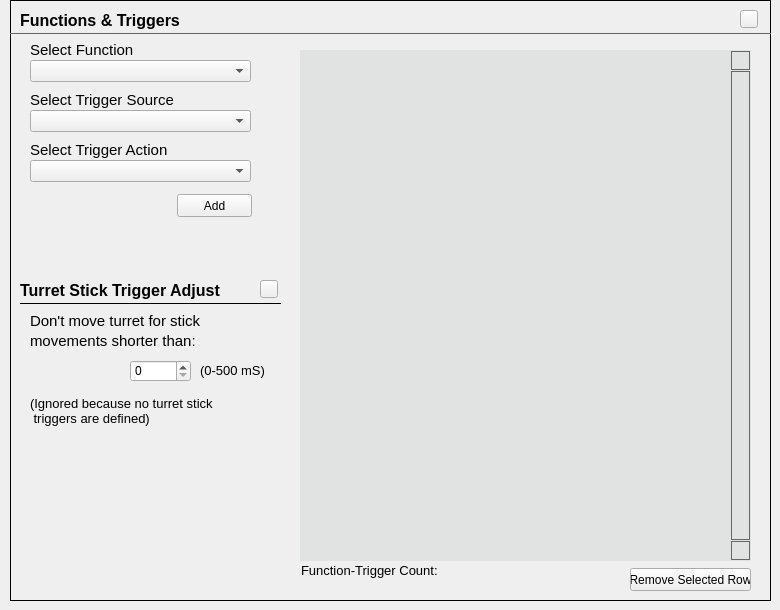
              <widget class="QWidget" name="pgFunctions">
               <widget class="FrameContent" name="frmFunctionTrigger">
                <property name="geometry">
                 <rect>
                  <x>10</x>
                  <y>0</y>
                  <width>761</width>
                  <height>601</height>
                 </rect>
                </property>
                <property name="frameShape">
                 <enum>QFrame::Box</enum>
                </property>
                <widget class="QLabel" name="label_42">
                 <property name="geometry">
                  <rect>
                   <x>10</x>
                   <y>10</y>
                   <width>311</width>
                   <height>21</height>
                  </rect>
                 </property>
                 <property name="font">
                  <font>
                   <pointsize>12</pointsize>
                   <weight>75</weight>
                   <bold>true</bold>
                  </font>
                 </property>
                 <property name="text">
                  <string>Functions &amp; Triggers</string>
                 </property>
                </widget>
                <widget class="HelpButton" name="hpbFunctions">
                 <property name="geometry">
                  <rect>
                   <x>730</x>
                   <y>10</y>
                   <width>18</width>
                   <height>18</height>
                  </rect>
                 </property>
                 <property name="maximumSize">
                  <size>
                   <width>18</width>
                   <height>18</height>
                  </size>
                 </property>
                 <property name="text">
                  <string/>
                 </property>
                </widget>
                <widget class="QFrame" name="frame_12">
                 <property name="geometry">
                  <rect>
                   <x>0</x>
                   <y>23</y>
                   <width>761</width>
                   <height>20</height>
                  </rect>
                 </property>
                 <property name="styleSheet">
                  <string notr="true">color: #666;</string>
                 </property>
                 <property name="frameShape">
                  <enum>QFrame::HLine</enum>
                 </property>
                 <property name="frameShadow">
                  <enum>QFrame::Plain</enum>
                 </property>
                </widget>
                <widget class="QLabel" name="label_50">
                 <property name="geometry">
                  <rect>
                   <x>190</x>
                   <y>360</y>
                   <width>71</width>
                   <height>21</height>
                  </rect>
                 </property>
                 <property name="font">
                  <font>
                   <pointsize>10</pointsize>
                  </font>
                 </property>
                 <property name="text">
                  <string>(0-500 mS)</string>
                 </property>
                </widget>
                <widget class="HelpButton" name="hpbIgnoreTurret">
                 <property name="geometry">
                  <rect>
                   <x>250</x>
                   <y>280</y>
                   <width>18</width>
                   <height>18</height>
                  </rect>
                 </property>
                 <property name="maximumSize">
                  <size>
                   <width>18</width>
                   <height>18</height>
                  </size>
                 </property>
                 <property name="text">
                  <string/>
                 </property>
                </widget>
                <widget class="QSpinBox" name="spinIgnoreTurretDelay">
                 <property name="geometry">
                  <rect>
                   <x>120</x>
                   <y>360</y>
                   <width>61</width>
                   <height>22</height>
                  </rect>
                 </property>
                 <property name="maximum">
                  <number>500</number>
                 </property>
                </widget>
                <widget class="QTableView" name="tblFunctionTriggers">
                 <property name="geometry">
                  <rect>
                   <x>290</x>
                   <y>50</y>
                   <width>451</width>
                   <height>511</height>
                  </rect>
                 </property>
                 <property name="font">
                  <font/>
                 </property>
                 <property name="styleSheet">
                  <string notr="true">/* ----------------------------------------------------------------------------------------------------------------------------*/
/* TABLE VIEW
/* ----------------------------------------------------------------------------------------------------------------------------*/
QTableView#tblFunctionTriggers{
    border: 1px solid #E1E3E3;
	background-color: #E1E3E3;
	alternate-background-color: #FFF;	/* Alternating colors  - non selected row, white*/
	selection-background-color: #FEBA2C; /* And this is the color of the selected row - my special orangeish-yellow */
}


/* ----------------------------------------------------------------------------------------------------------------------------*/
/* HEADERS
/* ----------------------------------------------------------------------------------------------------------------------------*/
QHeaderView::section{
	background: #39085A;
	background: #454F65;
	color: #FFF;
}
QHeaderView::down-arrow {
	image: url(:/images/tableheader_downarrow.png);
}
QHeaderView::up-arrow {
	image: url(:/images/tableheader_uparrow.png);
}

/* ----------------------------------------------------------------------------------------------------------------------------*/
/* TABLE VIEW - VERTICAL SCROLL BAR
/* ----------------------------------------------------------------------------------------------------------------------------*/
/* Scroll area */
QScrollBar:vertical {
     border: 0; /*1px solid #808080; */
     background: #FFF;	/* White */
     width: 19px;
     margin: 20px 0 20px 0;
 }
/* Scroll handle */
QScrollBar::handle:vertical {
	border: 1px solid #666;
     background: #E1E3E3; /* Dark purple grey */
     min-height: 20px;
 }

/* The up-arrow area */
QScrollBar::sub-line:vertical {
     border: 1px solid #666;
     background: #E1E3E3;
     height: 17px;
     subcontrol-position: top;
     subcontrol-origin: margin;
 }

/* The down-arrow area */
QScrollBar::add-line:vertical {
     border: 1px solid #666;
     background: #E1E3E3;
     height: 17px;
     subcontrol-position: bottom;
     subcontrol-origin: margin;
 }

QScrollBar::up-arrow:vertical {
	image: url(:/images/functiontableuparrow.png);
 }

/* Yes, we swap arrows when pressed. It looks cool. */
/* And for some reason we weren't able to change the background color, */
/* which is all we really wanted to do. */
QScrollBar::up-arrow:vertical:pressed {
 	image: url(:/images/functiontabledownarrow.png);
 }

QScrollBar::down-arrow:vertical {
	image: url(:/images/functiontabledownarrow.png);
}

QScrollBar::down-arrow:vertical:pressed {
	image: url(:/images/functiontableuparrow.png);
}

/* No idea what this is */
QScrollBar::add-page:vertical, QScrollBar::sub-page:vertical {
     background: none;
 }







</string>
                 </property>
                 <property name="frameShape">
                  <enum>QFrame::Box</enum>
                 </property>
                 <property name="frameShadow">
                  <enum>QFrame::Plain</enum>
                 </property>
                 <property name="verticalScrollBarPolicy">
                  <enum>Qt::ScrollBarAlwaysOn</enum>
                 </property>
                 <property name="alternatingRowColors">
                  <bool>true</bool>
                 </property>
                 <property name="selectionMode">
                  <enum>QAbstractItemView::SingleSelection</enum>
                 </property>
                 <property name="selectionBehavior">
                  <enum>QAbstractItemView::SelectRows</enum>
                 </property>
                 <property name="sortingEnabled">
                  <bool>true</bool>
                 </property>
                 <attribute name="horizontalHeaderDefaultSectionSize">
                  <number>215</number>
                 </attribute>
                 <attribute name="horizontalHeaderHighlightSections">
                  <bool>false</bool>
                 </attribute>
                 <attribute name="horizontalHeaderMinimumSectionSize">
                  <number>50</number>
                 </attribute>
                 <attribute name="verticalHeaderVisible">
                  <bool>false</bool>
                 </attribute>
                 <attribute name="verticalHeaderDefaultSectionSize">
                  <number>20</number>
                 </attribute>
                 <attribute name="verticalHeaderHighlightSections">
                  <bool>false</bool>
                 </attribute>
                 <attribute name="verticalHeaderMinimumSectionSize">
                  <number>20</number>
                 </attribute>
                 <attribute name="verticalHeaderShowSortIndicator" stdset="0">
                  <bool>false</bool>
                 </attribute>
                </widget>
                <widget class="SpecialFunctionComboBox" name="cboSelectFunction">
                 <property name="geometry">
                  <rect>
                   <x>20</x>
                   <y>60</y>
                   <width>221</width>
                   <height>22</height>
                  </rect>
                 </property>
                 <property name="insertPolicy">
                  <enum>QComboBox::InsertAlphabetically</enum>
                 </property>
                </widget>
                <widget class="QLabel" name="label_51">
                 <property name="geometry">
                  <rect>
                   <x>20</x>
                   <y>40</y>
                   <width>191</width>
                   <height>20</height>
                  </rect>
                 </property>
                 <property name="font">
                  <font>
                   <pointsize>11</pointsize>
                  </font>
                 </property>
                 <property name="text">
                  <string>Select Function</string>
                 </property>
                </widget>
                <widget class="QLabel" name="label_57">
                 <property name="geometry">
                  <rect>
                   <x>20</x>
                   <y>90</y>
                   <width>191</width>
                   <height>20</height>
                  </rect>
                 </property>
                 <property name="font">
                  <font>
                   <pointsize>11</pointsize>
                  </font>
                 </property>
                 <property name="text">
                  <string>Select Trigger Source</string>
                 </property>
                </widget>
                <widget class="TriggerSourceComboBox" name="cboTriggerSource">
                 <property name="geometry">
                  <rect>
                   <x>20</x>
                   <y>110</y>
                   <width>221</width>
                   <height>22</height>
                  </rect>
                 </property>
                </widget>
                <widget class="QLabel" name="label_58">
                 <property name="geometry">
                  <rect>
                   <x>20</x>
                   <y>140</y>
                   <width>191</width>
                   <height>20</height>
                  </rect>
                 </property>
                 <property name="font">
                  <font>
                   <pointsize>11</pointsize>
                  </font>
                 </property>
                 <property name="text">
                  <string>Select Trigger Action</string>
                 </property>
                </widget>
                <widget class="QComboBox" name="cboTriggerAction">
                 <property name="geometry">
                  <rect>
                   <x>20</x>
                   <y>160</y>
                   <width>221</width>
                   <height>22</height>
                  </rect>
                 </property>
                </widget>
                <widget class="QPushButton" name="cmdAddFunctionTrigger">
                 <property name="geometry">
                  <rect>
                   <x>167</x>
                   <y>194</y>
                   <width>75</width>
                   <height>23</height>
                  </rect>
                 </property>
                 <property name="text">
                  <string>Add</string>
                 </property>
                </widget>
                <widget class="QPushButton" name="cmdRemoveFunctionTrigger">
                 <property name="geometry">
                  <rect>
                   <x>620</x>
                   <y>568</y>
                   <width>121</width>
                   <height>23</height>
                  </rect>
                 </property>
                 <property name="text">
                  <string>Remove Selected Row</string>
                 </property>
                </widget>
                <widget class="QLabel" name="label_52">
                 <property name="geometry">
                  <rect>
                   <x>20</x>
                   <y>310</y>
                   <width>261</width>
                   <height>21</height>
                  </rect>
                 </property>
                 <property name="font">
                  <font>
                   <pointsize>11</pointsize>
                  </font>
                 </property>
                 <property name="text">
                  <string>Don't move turret for stick</string>
                 </property>
                </widget>
                <widget class="QLabel" name="label_56">
                 <property name="geometry">
                  <rect>
                   <x>20</x>
                   <y>330</y>
                   <width>181</width>
                   <height>21</height>
                  </rect>
                 </property>
                 <property name="font">
                  <font>
                   <pointsize>11</pointsize>
                  </font>
                 </property>
                 <property name="text">
                  <string>movements shorter than: </string>
                 </property>
                </widget>
                <widget class="QFrame" name="frame_13">
                 <property name="geometry">
                  <rect>
                   <x>10</x>
                   <y>295</y>
                   <width>261</width>
                   <height>16</height>
                  </rect>
                 </property>
                 <property name="frameShape">
                  <enum>QFrame::HLine</enum>
                 </property>
                 <property name="frameShadow">
                  <enum>QFrame::Plain</enum>
                 </property>
                </widget>
                <widget class="QLabel" name="label_43">
                 <property name="geometry">
                  <rect>
                   <x>10</x>
                   <y>280</y>
                   <width>231</width>
                   <height>21</height>
                  </rect>
                 </property>
                 <property name="font">
                  <font>
                   <pointsize>12</pointsize>
                   <weight>75</weight>
                   <bold>true</bold>
                  </font>
                 </property>
                 <property name="text">
                  <string>Turret Stick Trigger Adjust</string>
                 </property>
                </widget>
                <widget class="QLabel" name="lblFunctionTriggerCount">
                 <property name="geometry">
                  <rect>
                   <x>291</x>
                   <y>560</y>
                   <width>181</width>
                   <height>21</height>
                  </rect>
                 </property>
                 <property name="font">
                  <font>
                   <pointsize>10</pointsize>
                  </font>
                 </property>
                 <property name="text">
                  <string>Function-Trigger Count: </string>
                 </property>
                </widget>
                <widget class="QLabel" name="lblIgnoreTurretStickNote">
                 <property name="geometry">
                  <rect>
                   <x>20</x>
                   <y>390</y>
                   <width>241</width>
                   <height>41</height>
                  </rect>
                 </property>
                 <property name="font">
                  <font>
                   <pointsize>10</pointsize>
                  </font>
                 </property>
                 <property name="text">
                  <string>(Ignored because no turret stick 
 triggers are defined)</string>
                 </property>
                </widget>
               </widget>
              </widget>
